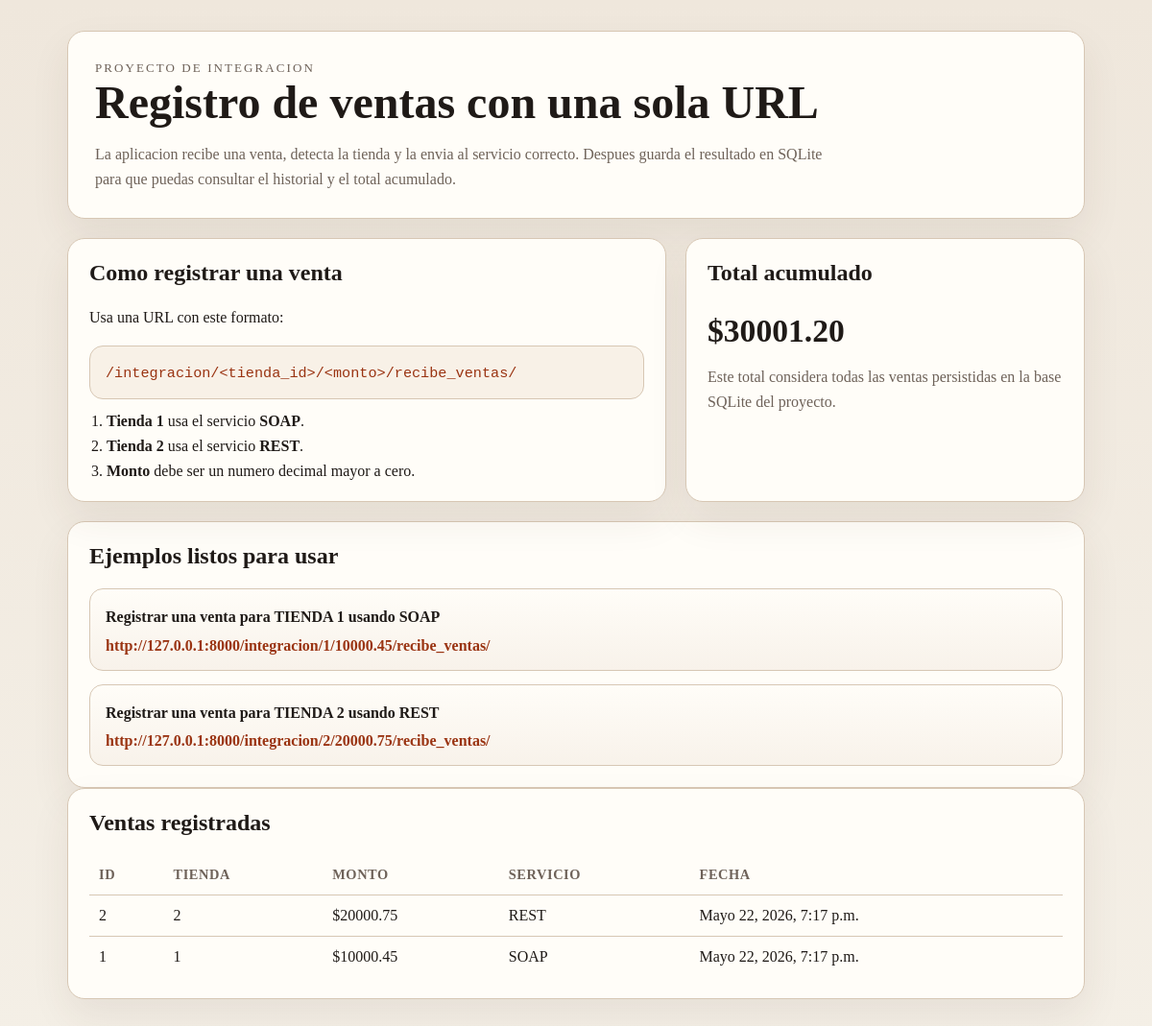
Screenshot of /integracion/ with the database file from the repository.
### integracion/models.py (models this page shows, shortened)
class Venta(models.Model):
    tienda_id = models.PositiveSmallIntegerField()
    monto = models.DecimalField(max_digits=12, decimal_places=2)
    servicio = models.CharField(max_length=10)
    creada_en = models.DateTimeField(auto_now_add=True)
    class Meta:
        ordering = ['-creada_en', '-id']

### integracion/views.py (the view)
# urls.py: path('', views.inicio, name='inicio'),
def inicio(request):
    ventas = Venta.objects.all()
    total_montos = ventas.aggregate(total=Sum('monto'))['total'] or Decimal('0.00')
    ejemplos = [
        {
            'descripcion': 'Registrar una venta para TIENDA 1 usando SOAP',
            'url': 'http://127.0.0.1:8000/integracion/1/10000.45/recibe_ventas/',
        },
        {
            'descripcion': 'Registrar una venta para TIENDA 2 usando REST',
            'url': 'http://127.0.0.1:8000/integracion/2/20000.75/recibe_ventas/',
        },
    ]
    contexto = {
        'ejemplos': ejemplos,
        'ventas': ventas,
        'total_montos': '{0:.2f}'.format(total_montos),
    }
    return render(request, 'integracion/inicio.html', contexto)

### templates/integracion/inicio.html (shortened to what this page needs)
<!DOCTYPE html>
<html lang="es">
<head>
</head>
<body>
    <div class="page">
        <section class="hero">
            <p class="eyebrow">Proyecto de Integracion</p>
            <h1>Registro de ventas con una sola URL</h1>
            <p>La aplicacion recibe una venta, detecta la tienda y la envia al servicio correcto. Despues guarda el resultado en SQLite para que puedas consultar el historial y el total acumulado.</p>
        </section>
        <div class="grid">
            <section class="section">
                <h2>Como registrar una venta</h2>
                <p>Usa una URL con este formato:</p>
                <p class="instruction"><code>/integracion/&lt;tienda_id&gt;/&lt;monto&gt;/recibe_ventas/</code></p>
                <ol class="steps">
                    <li><strong>Tienda 1</strong> usa el servicio <strong>SOAP</strong>.</li>
                    <li><strong>Tienda 2</strong> usa el servicio <strong>REST</strong>.</li>
                    <li><strong>Monto</strong> debe ser un numero decimal mayor a cero.</li>
                </ol>
            </section>
            <aside class="summary">
                <h2>Total acumulado</h2>
                <p class="summary-value">${{ total_montos }}</p>
                <p class="summary-note">Este total considera todas las ventas persistidas en la base SQLite del proyecto.</p>
            </aside>
        </div>
        <section class="section">
            <h2>Ejemplos listos para usar</h2>
            <div class="examples">
                {% for ejemplo in ejemplos %}
                <article class="example-card">
                    <p><strong>{{ ejemplo.descripcion }}</strong></p>
                    <a href="{{ ejemplo.url }}">{{ ejemplo.url }}</a>
                </article>
                {% endfor %}
            </div>
        </section>
        <section class="table-panel">
            <h2>Ventas registradas</h2>
            {% if ventas %}
            <table>
                <thead>
                    <tr>
                        <th>ID</th>
                        <th>Tienda</th>
                        <th>Monto</th>
                        <th>Servicio</th>
                        <th>Fecha</th>
                    </tr>
                </thead>
                <tbody>
                    {% for venta in ventas %}
                    <tr>
                        <td data-label="ID">{{ venta.id }}</td>
                        <td data-label="Tienda">{{ venta.tienda_id }}</td>
                        <td data-label="Monto">${{ venta.monto }}</td>
                        <td data-label="Servicio">{{ venta.servicio }}</td>
                        <td data-label="Fecha">{{ venta.creada_en }}</td>
                    </tr>
                    {% endfor %}
                </tbody>
            </table>
            {% else %}
            <p class="empty">Aun no hay ventas registradas.</p>
            {% endif %}
        </section>
    </div>
</body>
</html>

### templates/integracion/inicio.html (style rules this page uses)
:root { --bg: #f4efe6; --panel: #fffdf8; --panel-strong: #f8f1e7; --text: #1f1a17; --muted: #6e6259; --line: #d7c7b4; --accent: #9a3412; --accent-soft: #f3d8c7; }
* { box-sizing: border-box; }
body { margin: 0; font-family: Georgia, "Times New Roman", serif; background: linear-gradient(180deg, #efe7dc 0%, var(--bg) 100%); color: var(--text); }
.page { max-width: 1100px; margin: 0 auto; padding: 32px 20px 48px; }
.hero, .section, .summary, .table-panel { background: var(--panel); border: 1px solid var(--line); border-radius: 18px; box-shadow: 0 18px 40px rgba(79, 55, 33, 0.08); }
.hero { padding: 28px; margin-bottom: 20px; }
.eyebrow { margin: 0 0 10px; font-size: 13px; letter-spacing: 0.16em; text-transform: uppercase; color: var(--accent); }
h1, h2, h3 { margin-top: 0; }
h1 { margin-bottom: 12px; font-size: clamp(2rem, 4vw, 3.3rem); line-height: 1.05; }
p { line-height: 1.6; }
.hero p { max-width: 760px; margin-bottom: 0; color: var(--muted); }
.grid { display: grid; grid-template-columns: 1.2fr 0.8fr; gap: 20px; margin-bottom: 20px; }
.section, .summary, .table-panel { padding: 22px; }
.instruction { margin: 14px 0 0; padding: 14px 16px; border-radius: 14px; background: var(--panel-strong); border: 1px solid var(--line); overflow-wrap: anywhere; }
code { font-family: "Courier New", monospace; font-size: 0.95em; color: var(--accent); }
.steps { margin: 14px 0 0; padding-left: 18px; }
.steps li + li { margin-top: 8px; }
.examples { display: grid; gap: 14px; }
.example-card { padding: 16px; border: 1px solid var(--line); border-radius: 14px; background: linear-gradient(180deg, #fffdf8 0%, #f8f2ea 100%); }
.example-card p { margin: 0 0 8px; }
.example-card a, .back-link { color: var(--accent); text-decoration: none; font-weight: bold; }
.summary-value { margin: 4px 0 0; font-size: 2.1rem; font-weight: bold; }
.summary-note { margin-top: 8px; color: var(--muted); }
table { width: 100%; border-collapse: collapse; margin-top: 12px; }
th, td { padding: 12px 10px; border-bottom: 1px solid var(--line); text-align: left; vertical-align: top; }
th { font-size: 0.9rem; letter-spacing: 0.04em; text-transform: uppercase; color: var(--muted); }
tbody tr:last-child td { border-bottom: none; }

### rows the page displays
Venta: id "2", tienda_id "2", monto "20000.75", servicio "REST", creada_en "Mayo 22, 2026, 7:17 p.m."
Venta: id "1", tienda_id "1", monto "10000.45", servicio "SOAP", creada_en "Mayo 22, 2026, 7:17 p.m."

### other values shown
{{ total_montos }} "30001.20"
{{ ejemplo.descripcion }} "Registrar una venta para TIENDA 1 usando SOAP" "Registrar una venta para TIENDA 2 usando REST"
{{ ejemplo.url }} "http://127.0.0.1:8000/integracion/1/10000.45/recibe_ventas/" "http://127.0.0.1:8000/integracion/2/20000.75/recibe_ventas/"
